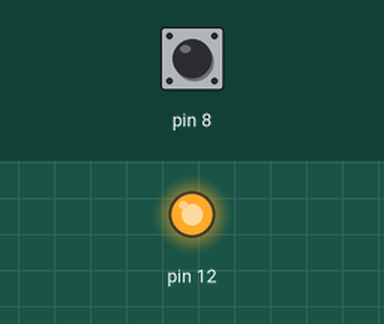
This sketch was run on a simulated Arduino Uno, built with avr-gcc and run on an emulated ATmega328P. Parts: output pins drawn as LEDs (lit = HIGH). The inputs (shaded band) are chosen by the test bench; at power-on: pin 8 HIGH. What the sketch prints to the serial monitor is not drawn.

Above: at 0.1 s.
Timing chart, 0 to 1.6 s (numbered marks = the images above):
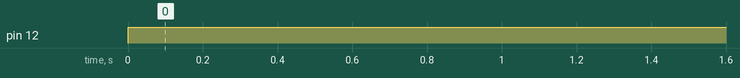

The sketch:

basicUp.ino
```cpp
void setup() {
  // put your setup code here, to run once:
  pinMode(12, OUTPUT);
  pinMode(8, INPUT_PULLUP);
  Serial.begin(9600);
}

void loop() {
  // put your main code here, to run repeatedly:
  digitalWrite(12, HIGH);
  Serial.println(digitalRead(8));


}
```

Measured:
- by itself, pin 12: LOW → HIGH at 0.00 s
